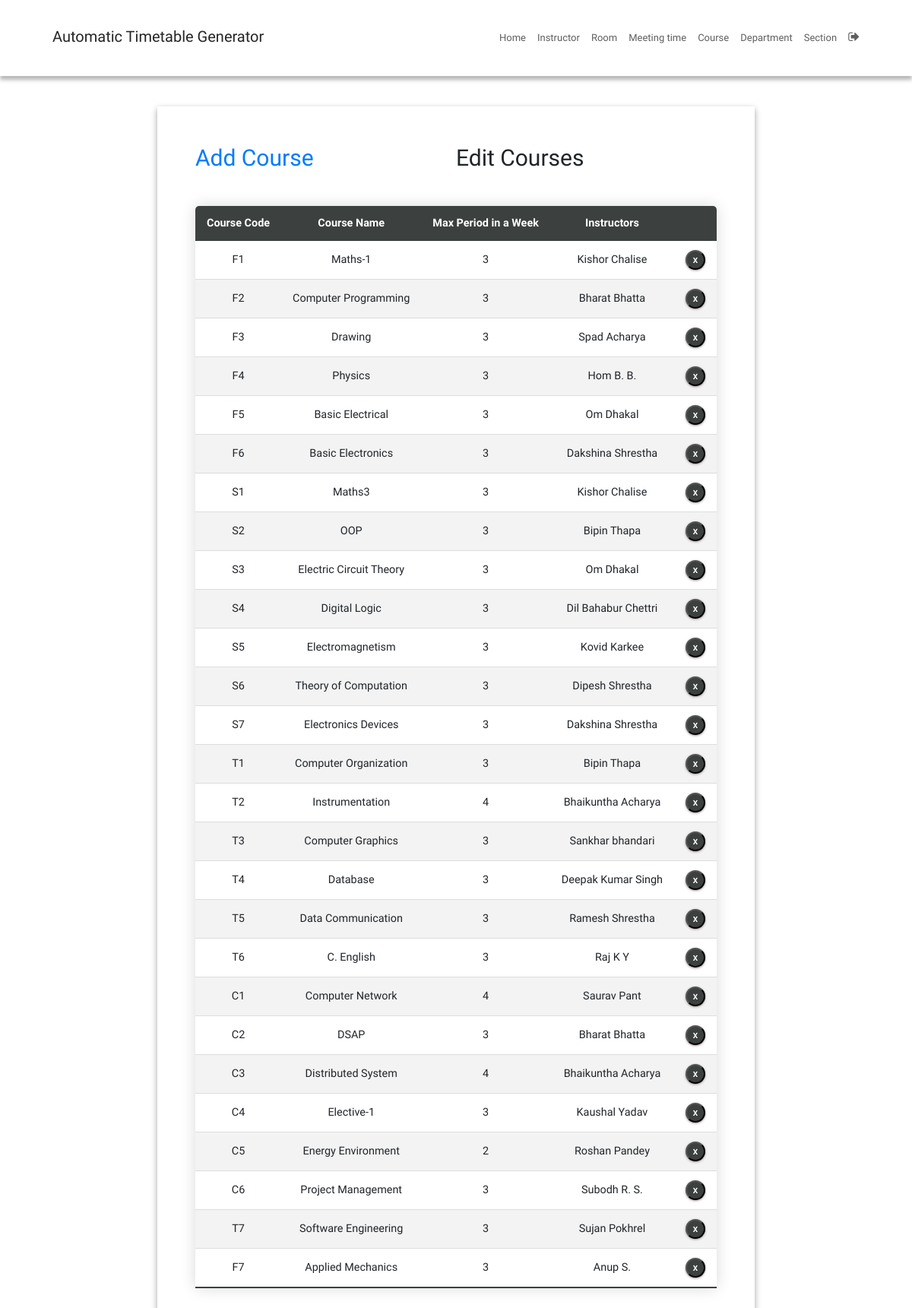
Screenshot of /courseEdit/ (signed in) with the database file from the repository.
### SchedulerApp/models.py (models this page shows, shortened)
class Course(models.Model):
    course_number = models.CharField(max_length=5, primary_key=True)
    course_name = models.CharField(max_length=40)
    max_numb_students = models.IntegerField(default=48)
    max_period = models.IntegerField(default=2)
    instructors = models.ManyToManyField(Instructor)

### SchedulerApp/views.py (the view)
# urls.py: path('courseEdit/', courseEdit, name='courseEdit'),
@login_required
def courseEdit(request):
    instructor = defaultdict(list)
    for course in Course.instructors.through.objects.all():
        course_number = course.course_id
        instructor_name = Instructor.objects.filter(
            id=course.instructor_id).values('name')[0]['name']
        instructor[course_number].append(instructor_name)
    context = {'courses': Course.objects.all(), 'instructor': instructor}
    return render(request, 'courseEdit.html', context)

### SchedulerApp/templatetags/index.py (called while the page is built)
@register.filter
def dictKey(d, k):
    return ', '.join(d[k]) if k in d else ''  # Avoid KeyError if key doesn't exist

@register.tag
def active(parser, token):
    args = token.split_contents()
    template_tag = args[0]
    if len(args) < 2:
        raise (template.TemplateSyntaxError, f'{template_tag} tag requires at least one argument')
    return NavSelectedNode(args[1:])

    def render(self, context):
        path = context['request'].path
        for p in self.patterns:
            pValue = template.Variable(p).resolve(context)
            if path == pValue:
                return 'active'
        return ''

### templates/courseEdit.html (shortened to what this page needs)
{% extends 'base.html' %}
{% block content %}
{% load static %}
{% load index %}
<fieldset class="fieldset">
  <div class="tablink">
    <a href="{% url 'courseAdd'%}">
      <h1 onclick="openPage('new')" id="defaultOpen">Add Course</h1>
    </a>
    <h1 onclick="openPage('edit')" id="link_to_edit">Edit Courses</h1>
  </div>
  <div class="tabcontent" id="edit">
    <table class="editTable">
      <thead>
        <tr class="table-headers">
          <th>Course Code</th>
          <th>Course Name</th>
          <th>Max Period in a Week</th>
          <th>Instructors</th>
          <th class="empty"></th>
        </tr>
      </thead>
      <tbody>
        {% for crs in courses %}
        <tr>
          <td>{{crs.course_number}}</td>
          <td>{{crs.course_name}}</td>
          <td>{{crs.max_period}}</td>
          <td>{{instructor|dictKey:crs.course_number}}</td>
          <td class="empty">
            <form action="{% url 'deletecourse' crs.course_number %}" method="post">
              <input type="submit" value="X" class="cross">
            </form>
          </td>
        </tr>
        {% endfor %}
      </tbody>
    </table>
  </div>
</fieldset>
{% endblock %}

### static/CSS/style.css (style rules this page uses)
:root { --green4: #343837; --green5: #303333; --green6: #454a49; --green7: #3c403f; --white: #fff; --grey: #aaa; --dark-grey: #444; --light-grey: #a29999; --lighter-grey: #dddddd; --lightest-grey: #f3f3f3; --box-shadow: #9e9292; }
html { font-size: 100%; box-sizing: border-box; scroll-behavior: smooth; }
html, body { margin: 0; padding: 0; width: 100vw; min-height: 100%; text-rendering: optimizeLegibility; font-family: "Quicksand", sans-serif; font-size: 62.5%; }
body { position: relative; }
a { text-decoration: none; }
fieldset { padding: 50px; border-radius: 0 0 8px 8px; background: transparent; box-shadow: rgba(0, 0, 0, 0.145) 0px 4px 8px, rgba(0, 0, 0, 0.24) 0px 3px 8px; border-top: 5px solid var(--green1); }
.fieldset { min-width: 65rem; font-size: 1.6rem; }
.tablink { display: grid; grid-template-columns: 1fr 1fr; }
.tablink h1 { color: var(--green3); padding-bottom: 2rem; cursor: pointer; font-size: 3rem; }
.tabcontent { display: grid; gap: 3rem; }
.editTable, .timetable { border-collapse: collapse; margin-top: 2rem; font-size: 0.9em; min-width: 40rem; border-radius: 5px 5px 0 0; overflow: hidden; box-shadow: 0 0 20px rgba(0, 0, 0, 0.15); text-align: center; }
.editTable thead tr, .timetable thead tr { background-color: var(--green7); color: var(--white); font-weight: bold; }
.editTable th, .editTable td, .timetable th, .timetable td { padding: 1.2rem 1.5rem; }
.editTable tbody tr, .timetable tbody tr { border-bottom: 1px solid var(--lighter-grey); }
.editTable tbody tr:nth-of-type(even), .timetable tbody tr:nth-of-type(even) { background-color: var(--lightest-grey); }
.editTable tbody tr:last-of-type, .timetable tbody tr:last-of-type { border-bottom: 2px solid var(--green7); }
.empty form { display: flex; justify-content: center; }
.cross { border-radius: 50%; font-size: 1rem; font-weight: bold; box-shadow: 0px 1px 3px 0px var(--box-shadow); padding: 4px; color: var(--white); background-color: var(--green7); cursor: pointer; width: 2.6rem; height: 2.6rem; }

### rows the page displays
Course: course_number "F1", course_name "Maths-1", max_period "3", course_number "Kishor Chalise"
Course: course_number "F2", course_name "Computer Programming", max_period "3", course_number "Bharat Bhatta"
Course: course_number "F3", course_name "Drawing", max_period "3", course_number "Spad Acharya"
Course: course_number "F4", course_name "Physics", max_period "3", course_number "Hom B. B."
Course: course_number "F5", course_name "Basic Electrical", max_period "3", course_number "Om Dhakal"
Course: course_number "F6", course_name "Basic Electronics", max_period "3", course_number "Dakshina Shrestha"
Course: course_number "S1", course_name "Maths3", max_period "3", course_number "Kishor Chalise"
Course: course_number "S2", course_name "OOP", max_period "3", course_number "Bipin Thapa"
Course: course_number "S3", course_name "Electric Circuit Theory", max_period "3", course_number "Om Dhakal"
Course: course_number "S4", course_name "Digital Logic", max_period "3", course_number "Dil Bahabur Chettri"
Course: course_number "S5", course_name "Electromagnetism", max_period "3", course_number "Kovid Karkee"
Course: course_number "S6", course_name "Theory of Computation", max_period "3", course_number "Dipesh Shrestha"
Course: course_number "S7", course_name "Electronics Devices", max_period "3", course_number "Dakshina Shrestha"
Course: course_number "T1", course_name "Computer Organization", max_period "3", course_number "Bipin Thapa"
Course: course_number "T2", course_name "Instrumentation", max_period "4", course_number "Bhaikuntha Acharya"
Course: course_number "T3", course_name "Computer Graphics", max_period "3", course_number "Sankhar bhandari"
Course: course_number "T4", course_name "Database", max_period "3", course_number "Deepak Kumar Singh"
Course: course_number "T5", course_name "Data Communication", max_period "3", course_number "Ramesh Shrestha"
Course: course_number "T6", course_name "C. English", max_period "3", course_number "Raj K Y"
Course: course_number "C1", course_name "Computer Network", max_period "4", course_number "Saurav Pant"
Course: course_number "C2", course_name "DSAP", max_period "3", course_number "Bharat Bhatta"
Course: course_number "C3", course_name "Distributed System", max_period "4", course_number "Bhaikuntha Acharya"
Course: course_number "C4", course_name "Elective-1", max_period "3", course_number "Kaushal Yadav"
Course: course_number "C5", course_name "Energy Environment", max_period "2", course_number "Roshan Pandey"
Course: course_number "C6", course_name "Project Management", max_period "3", course_number "Subodh R. S."
Course: course_number "T7", course_name "Software Engineering", max_period "3", course_number "Sujan Pokhrel"
Course: course_number "F7", course_name "Applied Mechanics", max_period "3", course_number "Anup S."
